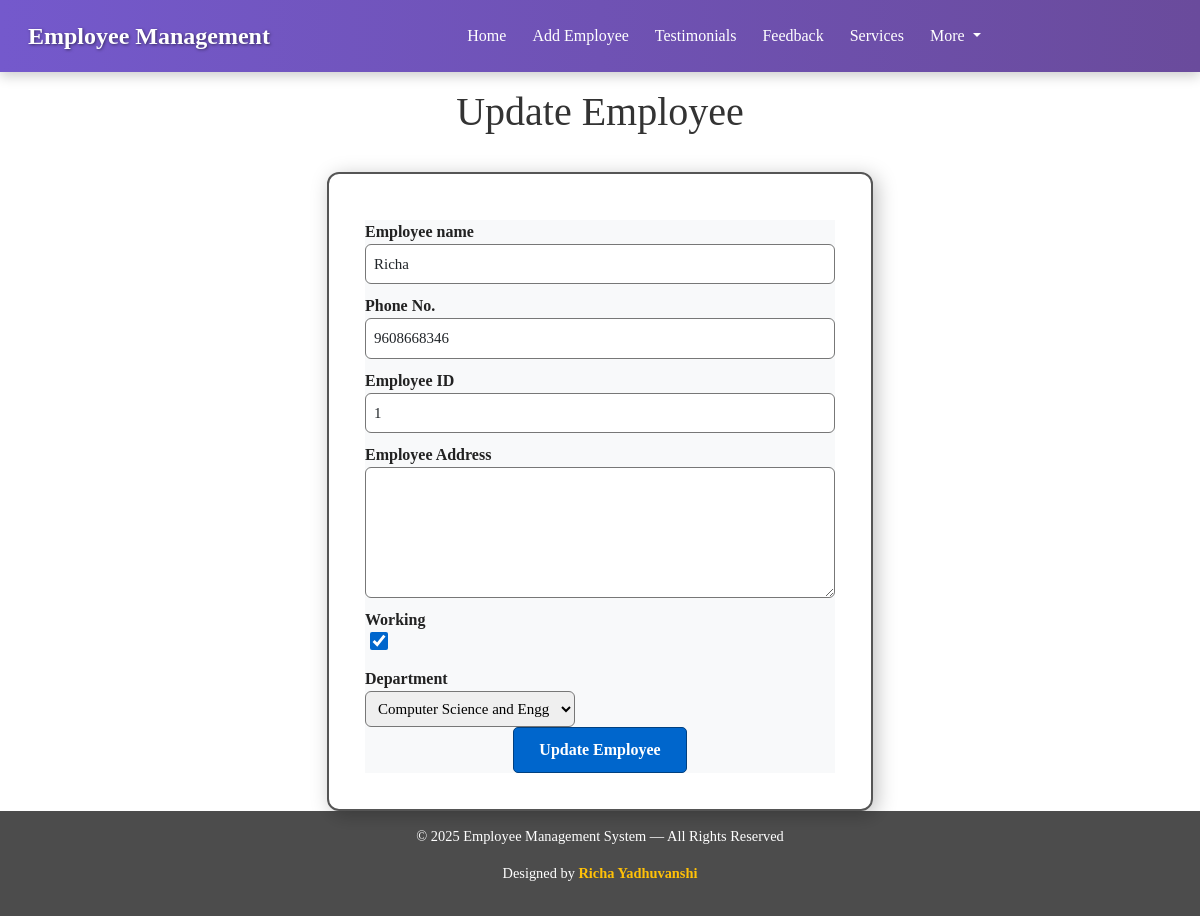
The page /emp/update-emp/1 on the database as committed earlier.
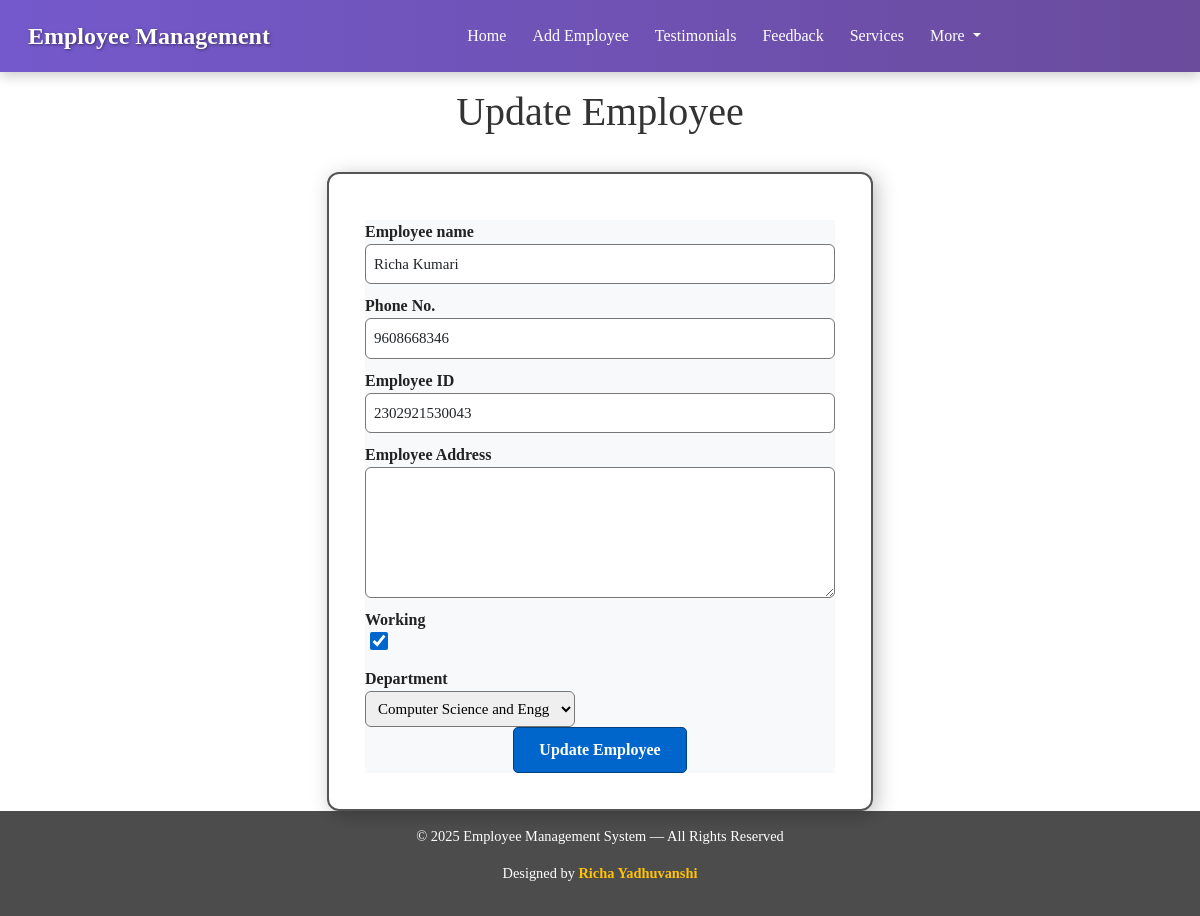
The same page on the database as committed later.
### emp/models.py (models this page shows, shortened)
class Emp(models.Model):
    name = models.CharField(max_length=200)
    emp_id = models.CharField(max_length=200)
    phone = models.CharField(max_length=10)
    address = models.CharField(max_length=150)
    working = models.BooleanField(default=True)
    department = models.CharField(max_length=10)

### emp/views.py (the view)
# urls.py: path("update-emp/<int:emp_id>",update_emp),
def update_emp(request,emp_id):
    emp =Emp.objects.get(pk=emp_id)
    return render(request,"emp/update_emp.html",{
        'emp':emp
    })

### templates/emp/update_emp.html (shortened to what this page needs)
<!doctype html>
<html lang="en">
  <head>
    <link href="https://cdn.jsdelivr.net/npm/bootstrap@5.0.2/dist/css/bootstrap.min.css" rel="stylesheet">
  </head>
  <body>
    {% include 'emp/navbar.html' %}
    <h1 class="text-center my-3">Update Employee</h1>
    <div class="container">
        <div class="row">
            <div class="col-md-6 offset-md-3">
                <div class="card">
                    <div class="card-body">
                        <form action="/emp/do-update-emp/{{emp.id}}" method="POST" class="bg bg-light">
                            <div class="md-3">
                                <lable for="name">Employee name</lable>
                                <input id="name"
                                type="text"
                                class="form-control"
                                placeholder="Enter Employee name" name="emp_name"
                                value="{{emp.name}}">
                            </div>
                            <div class="md-3">
                                <lable for="phone">Phone No.</lable>
                                <input id="phone"
                                type="text"
                                class="form-control"
                                placeholder="enter your phone no." name="emp_phone"
                                value ="{{emp.phone}}">
                            </div>
                            <div class="md-3">
                                <lable for="id">Employee ID</lable>
                                <input id="id"
                                type="text"
                                class="form-control"
                                placeholder="Enter your id" name="emp_id"
                                value="{{emp.emp_id}}">
                            </div>
                            <div class="md-3">
                                <lable for="address">Employee Address</lable>
                                <textarea name="emp_address"
                                id="address"
                                cols="30" rows="5"
                                class="form-control"
                                value ="{{emp.address}}"></textarea>
                            </div>
                            <div class="md-3 from-check">
                                <lable for="working">Working</lable>
                                <input id="working"
                                name="emp_working"
                                {% if emp.working %} checked {% endif %}
                                type="checkbox"
                                class="from-check-input">
                            </div>
                            <div class="md-3">
                                <lable for="department">Department</lable>
                                <select value ="{{emp.department}}" name="emp_department" id="department">
                                    <option value="CSE">Computer Science and Engg</option>
                                </select>
                            </div>
                            <div class="container text-center">
                                <button class="btn">
                                    Update Employee
                                </button>
                            </div>
                        </form>
                    </div>
                </div>
            </div>
        </div>
    </div>
    <footer class="footer">
        <p>© 2025 Employee Management System — All Rights Reserved</p>
        <p>Designed by <b>Richa Yadhuvanshi</b></p>
    </footer>
  </body>
</html>

Rows that differ between the two databases and show on the page:
changed Emp "Computer Science and Engg": emp_name "Richa" → "Richa Kumari"; emp_id "1" → "2302921530043"
